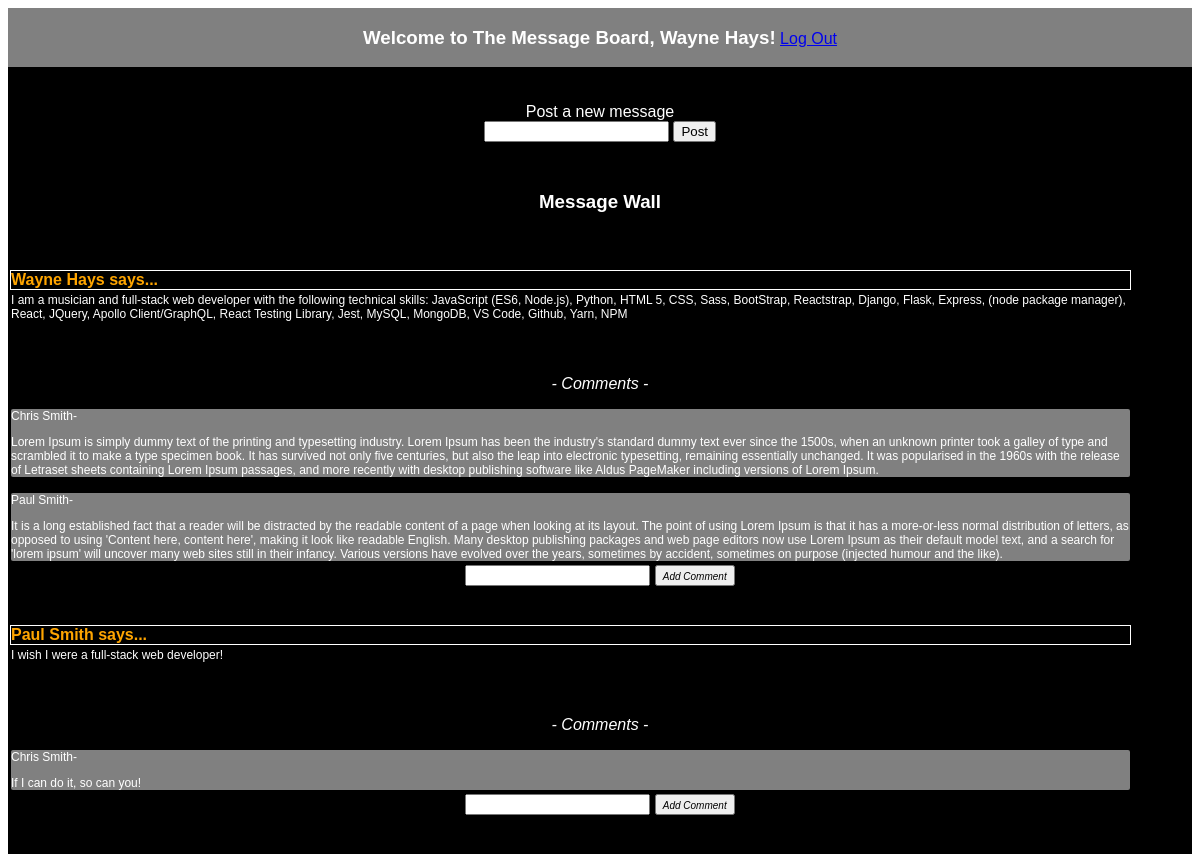
The page /wall (signed in) on the database its author committed.
### wall_app/models.py (models this page shows)
class User(models.Model):
    fname = models.CharField(max_length=10)
    lname = models.CharField(max_length=10)
    email = models.CharField(max_length=20)
    password = models.CharField(max_length=20)
    created_at = models.DateTimeField(auto_now_add=True)
    updated_at = models.DateTimeField(auto_now=True)
    objects = UserManager()

class Message(models.Model):
    message = models.TextField()
    user = models.ForeignKey(
        User, related_name='messages', on_delete=models.CASCADE)
    created_at = models.DateTimeField(auto_now_add=True)
    updated_at = models.DateTimeField(auto_now=True)

class Comment(models.Model):
    comment = models.TextField()
    user = models.ForeignKey(
        User, related_name='user_comments', on_delete=models.CASCADE)
    message = models.ForeignKey(
        Message, related_name='message_comments', on_delete=models.CASCADE)
    created_at = models.DateTimeField(auto_now_add=True)
    updated_at = models.DateTimeField(auto_now=True)

### wall_app/views.py (the view)
# urls.py: path('wall', views.wall),
def wall(request):
    if 'emails' not in request.session:
        return redirect("/")
    context = {
        'user': User.objects.get(email=request.session['emails']),
        'posted_msg': Message.objects.all(),
    }
    return render(request, "wall.html", context)

### wall_app/templates/wall.html (shortened to what this page needs)
<!DOCTYPE html>
<html lang="en">
  <head>
    {% load static %}
    <link rel="stylesheet" href="{% static 'css/style.css' %}" />
  </head>
  <body>
    <div class="wrapper">
      <div class="header">
        <div class="welcome">
          <h3>Welcome to The Message Board, {{user.fname}} {{user.lname}}!</h3>
        </div>
        <div class="logout">
          <a href="/logout">Log Out</a>
        </div>
      </div>
      <br />
      <br />
      <div class="post_msg">
        <form action="/post_new_msg" method="post">
          <label for="new_message"><a>Post a new message</a></label>
          <br />
          <input type="text" name="new_message" />
          <button type="submit">Post</button>
        </form>
      </div>
      <div class="msg_wall">
        <h3>Message Wall</h3>
        <br />
        <br />
        <div class="msg">
          <table>
            <tbody>
              {% for message in posted_msg %}
              <tr>
                <td>
                  <div class="msg_user">
                    <b>{{message.user.fname}} {{message.user.lname}} says...</b>
                  </div>
                </td>
              </tr>
              <tr>
                <td>
                  <div class="msg_body">
                    <a>{{message.message}}</a>
                  </div>
                  <br />
                  <br />
                  <br />
                  <i> - Comments - </i>
                </td>
              </tr>
              {% for comment in message.message_comments.all %}
              <tr>
                <td>
                  <div class="comments">
                    <p>
                      {{comment.user.fname}} {{comment.user.lname}}-
                    </p>
                    <a>{{comment.comment}}</a>
                  </div>
                </td>
              </tr>
              {% endfor %}
              <tr>
                <td>
                  <div class="post_comment">
                    <form action="/post_new_comment" method="post">
                      <input type="text" name="new_comment" />
                      <button type="submit">
                        <i style="font-size: 10px;">Add Comment</i>
                      </button>
                    </form>
                    <br />
                    <br />
                  </div>
                </td>
              </tr>
              {% endfor %}
            </tbody>
          </table>
        </div>
      </div>
    </div>
  </body>
</html>

### wall_app/static/css/style.css (style rules this page uses)
.wrapper { background-color: black; margin: auto; width: 100%; text-align: center; color: white; font-family: Arial, Helvetica, sans-serif; }
.header { background-color: grey; width: 100%; margin: auto; }
.welcome { left: 100%; display: inline-block; }
.logout { right: 100%; display: inline-block; }
.msg_wall { padding-top: 30px; width: 100%; margin: auto; }
.msg { background-color: black; width: 100%; margin: auto; }
.msg_user { color: orange; outline: 1px solid white; text-align: left; width: 95%; }
.msg_body { color: white; border-radius: 2px; text-align: left; font-size: 12px; width: 95%; height: auto; }
.comments { font-size: 12px; text-align: left; background-color: gray; border-radius: 2px; width: 95%; height: auto; }

### rows shown on the page
User: fname "Wayne", lname "Hays"
Message: user.fname "Wayne", user.lname "Hays", message "I am a musician and full-stack web developer with the following technical skills: JavaScript (ES6, Node.js), Python, HTML 5, CSS, Sass, BootStrap, Reactstrap, Django, Flask, Express, (node package manager), React, JQuery, Apollo Client/GraphQL, React Testing Library, Jest, MySQL, MongoDB, VS Code, Github, Yarn, NPM"
Comment: user.fname "Chris", user.lname "Smith", comment "Lorem Ipsum is simply dummy text of the printing and typesetting industry. Lorem Ipsum has been the industry's standard dummy text ever since the 1500s, when an unknown printer took a galley of type and scrambled it to make a type specimen book. It has survived not only five centuries, but also the leap into electronic typesetting, remaining essentially unchanged. It was popularised in the 1960s with the release of Letraset sheets containing Lorem Ipsum passages, and more recently with desktop publishing software like Aldus PageMaker including versions of Lorem Ipsum."
Comment: user.fname "Paul", user.lname "Smith", comment "It is a long established fact that a reader will be distracted by the readable content of a page when looking at its layout. The point of using Lorem Ipsum is that it has a more-or-less normal distribution of letters, as opposed to using 'Content here, content here', making it look like readable English. Many desktop publishing packages and web page editors now use Lorem Ipsum as their default model text, and a search for 'lorem ipsum' will uncover many web sites still in their infancy. Various versions have evolved over the years, sometimes by accident, sometimes on purpose (injected humour and the like)."
Message: user.fname "Paul", user.lname "Smith", message "I wish I were a full-stack web developer!"
Comment: user.fname "Chris", user.lname "Smith", comment "If I can do it, so can you!"
